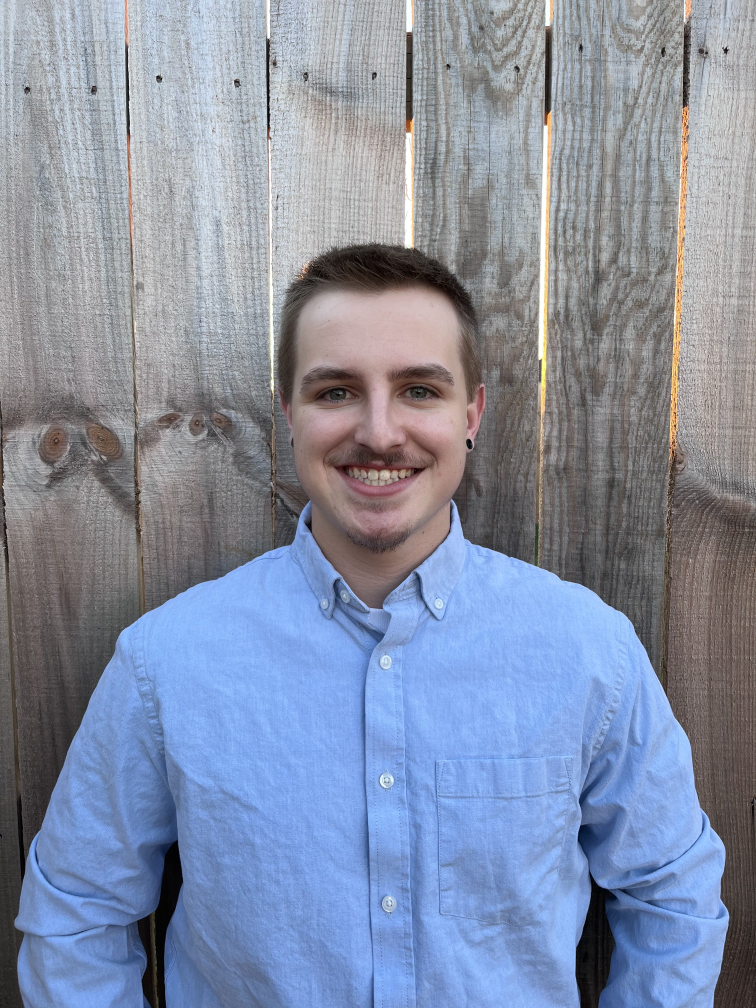
#> input picture images/testImage.jpg, 3024 x 4032 px (shown at 1/4 size)
$ python main.py
#> lines starting #> are read from the running program, lines starting #| are printed output that depends on the picture
from tkinter import W
import cv2
from cv2 import GaussianBlur
import numpy as np


#Read the image to the image variable
image = cv2.imread("images/testImage.jpg", cv2.IMREAD_COLOR)
#> image is the input picture: shape (4032, 3024, 3); mean B, G, R 165.5, 143.8, 134

#Resize the image to make it easier to work with
#Create aspect ratio for our image that we want to resize
#Grab the width and height of the shape
(h, w) = image.shape[:2]
#> h = 4032; w = 3024
resize_value = 400

#Create our actual aspect ratio
ratio = resize_value/w
#> ratio = 0.132
dim = (resize_value, int(h * ratio))
#> dim = (400, 533)

#Resize the image to a manageable size
resized_image = cv2.resize(image, dim)
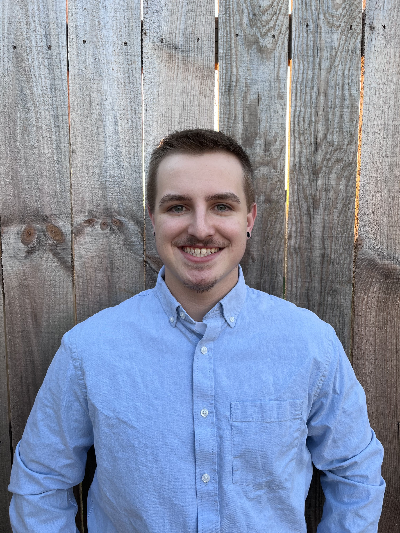
#> resized_image: shape (533, 400, 3); mean B, G, R 165.4, 143.7, 133.9

#Actually display the resized image
cv2.imshow("Resized_Image", resized_image)

# #Provide a wait time for the image to be displayed 0 so it is displayed indefinitely
# cv2.waitKey(0)

# #Make a copy of the original image and then display a rectangle on it
# drawn_output = resized_image.copy()
# rectangle = cv2.rectangle(drawn_output, (100,50),(50, 10), (255, 0, 0), 2)

# #Display the new image with the rectangle
# cv2.imshow("Drawn Image", drawn_output)
# cv2.waitKey(0)

#Detect the edges of our image and then display the image of edges

# #Create an edges variable that is the mapped edges of our image
# edges = cv2.Canny(resized_image, 100, 200)

# #Display the image with all of the detected edges
# cv2.imshow("Image Edges", edges)
# cv2.waitKey(0)

#Blur the image to decrease a lot of the noise and edges of the image
blurred = GaussianBlur(resized_image, (7,7), 0)
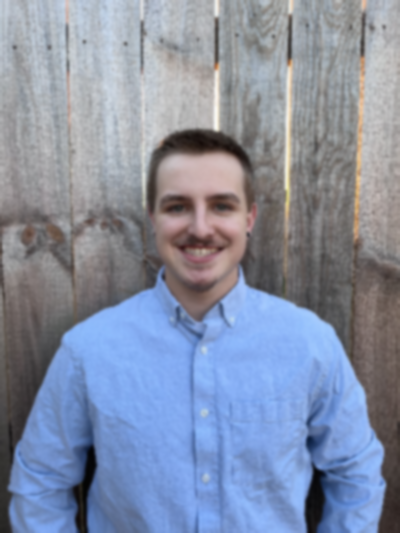
#> blurred: shape (533, 400, 3); mean B, G, R 165.4, 143.7, 133.9
cv2.imshow("Blurred", blurred)

cv2.waitKey(0)
